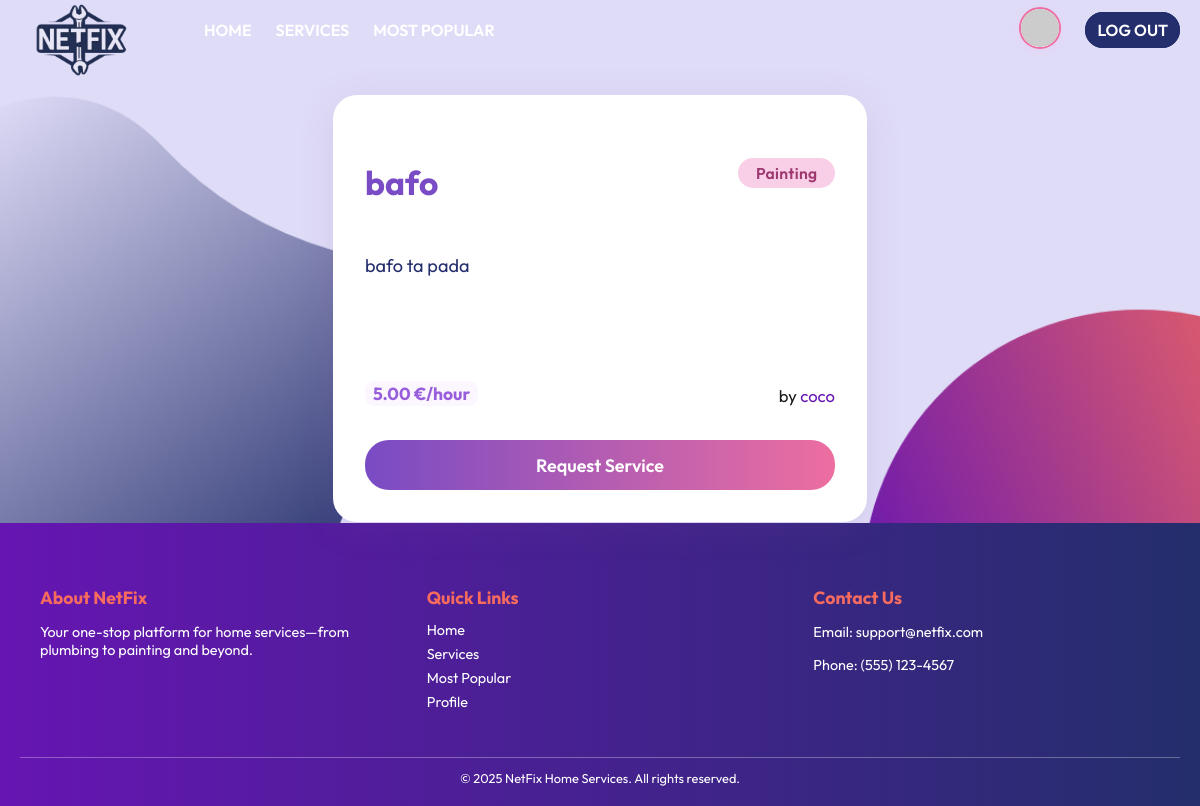
Page /services/24 (signed in) on the committed database.
### services/models.py (models this page shows, shortened)
class Service(models.Model):
    FIELD_CHOICES = (
        ('Air Conditioner', 'Air Conditioner'),
        ('Carpentry', 'Carpentry'),
        ('Electricity', 'Electricity'),
        ('Gardening', 'Gardening'),
        ('Home Machines', 'Home Machines'),
        ('Housekeeping', 'Housekeeping'),  # Fixed spelling!
        ('Interior Design', 'Interior Design'),
        ('Locks', 'Locks'),
        ('Painting', 'Painting'),
        ('Plumbing', 'Plumbing'),
        ('Water Heaters', 'Water Heaters'),
    )
    company = models.ForeignKey(Company, on_delete=models.CASCADE)
    name = models.CharField(max_length=40)
    description = models.TextField()
    price_per_hour = models.DecimalField(decimal_places=2, max_digits=6)
    rating = models.IntegerField(
        validators=[MinValueValidator(0), MaxValueValidator(5)],
        default=0
    )
    field = models.CharField(max_length=30, choices=FIELD_CHOICES)
    date_created = models.DateTimeField(auto_now_add=True)

### users/models.py (models this page shows, shortened)
class Company(models.Model):
    FIELD_CHOICES = [
        ("Air Conditioner", "Air Conditioner"),
        ("All in One",      "All in One"),
        ("Carpentry",       "Carpentry"),
        ("Electricity",     "Electricity"),
        ("Gardening",       "Gardening"),
        ("Home Machines",   "Home Machines"),
        ("Housekeeping",    "Housekeeping"),
        ("Interior Design", "Interior Design"),
        ("Locks",           "Locks"),
        ("Painting",        "Painting"),
        ("Plumbing",        "Plumbing"),
        ("Water Heaters",   "Water Heaters"),
    ]
    user = models.OneToOneField(
        User,
        on_delete=models.CASCADE,
        primary_key=True,
        related_name="company_profile"
    )
    field_of_work = models.CharField(
        max_length=30,
        choices=FIELD_CHOICES,
        default="All in One",
    )
    rating = models.IntegerField(
        validators=[MinValueValidator(0), MaxValueValidator(5)],
        default=0,
    )
    avatar_index = models.CharField(
        max_length=2,
        default='1',
        choices=[(str(i), f"Avatar {i}") for i in "123456789ABCDEFGHIJK"]
    )

class User(AbstractUser):
    is_company = models.BooleanField(default=False)
    is_customer = models.BooleanField(default=False)
    email = models.CharField(max_length=100, unique=True)

### services/views.py (the view)
# urls.py: path('<int:id>', v.index, name='index'),
def index(request, id):
    service = Service.objects.get(id=id)
    return render(request, 'services/single_service.html', {'service': service})

### services/templates/services/single_service.html (shortened to what this page needs)
{% extends 'main/base.html' %}
{% block content %}
<div class="service_card detail-card">
    <div class="service_card_top">
        <h2 class="detail-title">{{ service.name }}</h2>
        <span class="service_field field-{{ service.field|slugify }}">{{ service.field }}</span>
    </div>
    <p class="service_desc" style="font-size:1.13rem; margin: 1.1rem 0 2rem 0;">
        {{ service.description }}
    </p>
    <div class="service_card_bottom">
        <span class="service_price">{{ service.price_per_hour }} €/hour</span>
        <span class="service_company">
            by
            <a href="{% url 'users:company_profile' service.company.user %}">
                {{ service.company.user }}
            </a>
        </span>
    </div>
    {% if request.user.is_authenticated and request.user.is_customer %}
        <a href="/services/{{ service.id }}/request_service/" class="service_details_btn">
            Request Service
        </a>
    {% endif %}
</div>
{% endblock %}

### static/css/style.css (style rules this page uses)
:root { --color-primary: #242E6C; --color-secondary: #6615B2; --color-bg: #DFDCF7; --color-accent: #F66B5E; --color-hover: #A734CD; --color-text: #242E6C; --color-white: #ffffff; }
body { background: var(--color-bg) url('/static/images/login.png') center center/cover no-repeat; color: var(--color-text); font-family: 'Outfit', sans-serif; margin: 0; padding: 0; }
a { color: var(--color-secondary); text-decoration: none; }
html, body { overflow-x: hidden; height: 100%; margin: 0; }
body { display: flex; flex-direction: column; }
.service_card { background: white; border-radius: 1.5rem; box-shadow: 0 4px 16px rgba(60, 40, 120, 0.07); padding: 2rem; display: flex; flex-direction: column; justify-content: space-between; transition: box-shadow 0.2s; margin-bottom: 4rem; position: relative; }
.service_card_top { display: flex; justify-content: space-between; align-items: center; gap: 0.7rem; margin-bottom: 1.5rem; }
.service_desc { margin: 1rem 0; color: var(--color-text, #1a1347); min-height: 60px; font-size: 1.13rem; }
.service_card_bottom { display: flex; justify-content: space-between; align-items: flex-end; margin-top: 2.2rem; font-size: 1.04rem; color: #1a1a1a; gap: 2.2rem; width: 100%; }
.service_price { background: #fcf6ff; border-radius: .6rem; padding: .1rem 0.5rem; font-weight: 700; color: #985edb; font-size: 1.09rem; }
.service_details_btn, .request-btn { background: linear-gradient(90deg, #794bc4 0%, #ed6ea0 100%); color: white; border-radius: 1.5rem; padding: 0.85rem 0; text-align: center; text-decoration: none; font-weight: 600; margin-top: 2.1rem; width: 100%; transition: background 0.2s; border: none; outline: none; display: block; font-size: 1.12rem; }
.service_field { background: #f3ecfa; color: #794bc4; font-size: .98rem; border-radius: 1.2rem; padding: .3rem 1.1rem; font-weight: 600; letter-spacing: 0.02em; margin-left: 0.5rem; display: inline-block; }
.field-painting { background: #f9cee7; color: #9e3871; }
.detail-card { max-width: 470px; margin: 2.2rem auto 0 auto; padding: 2.4rem 2rem 2rem 2rem; box-shadow: 0 6px 36px rgba(130,88,159,0.13); }
.detail-title { font-size: 2.1rem; font-weight: 700; margin-bottom: .5rem; color: #794bc4; }

### rows in the picture
Service: name "bafo", field "Painting", description "bafo ta pada", price_per_hour "5.00", company.user "coco"
